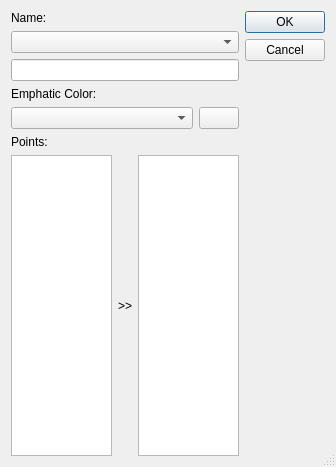
<?xml version="1.0" encoding="UTF-8"?>
<ui version="4.0">
 <class>Dialog</class>
 <widget class="QDialog" name="Dialog">
  <property name="geometry">
   <rect>
    <x>0</x>
    <y>0</y>
    <width>336</width>
    <height>467</height>
   </rect>
  </property>
  <property name="windowTitle">
   <string>Link</string>
  </property>
  <property name="windowIcon">
   <iconset resource="../icons.qrc">
    <normaloff>:/icons/link.png</normaloff>:/icons/link.png</iconset>
  </property>
  <property name="sizeGripEnabled">
   <bool>true</bool>
  </property>
  <property name="modal">
   <bool>true</bool>
  </property>
  <layout class="QHBoxLayout" name="horizontalLayout_4">
   <item>
    <layout class="QVBoxLayout" name="verticalLayout">
     <item>
      <widget class="QLabel" name="name_label">
       <property name="text">
        <string>Name:</string>
       </property>
      </widget>
     </item>
     <item>
      <widget class="QComboBox" name="name_box"/>
     </item>
     <item>
      <widget class="QLineEdit" name="name_edit">
       <property name="clearButtonEnabled">
        <bool>true</bool>
       </property>
      </widget>
     </item>
     <item>
      <widget class="QLabel" name="color_label">
       <property name="text">
        <string>Emphatic Color:</string>
       </property>
       <property name="alignment">
        <set>Qt::AlignLeading|Qt::AlignLeft|Qt::AlignTop</set>
       </property>
      </widget>
     </item>
     <item>
      <layout class="QHBoxLayout" name="horizontalLayout_2">
       <item>
        <widget class="QComboBox" name="color_box"/>
       </item>
       <item>
        <widget class="QPushButton" name="color_pick_button">
         <property name="sizePolicy">
          <sizepolicy hsizetype="Fixed" vsizetype="Fixed">
           <horstretch>0</horstretch>
           <verstretch>0</verstretch>
          </sizepolicy>
         </property>
        </widget>
       </item>
      </layout>
     </item>
     <item>
      <widget class="QLabel" name="points_label">
       <property name="text">
        <string>Points:</string>
       </property>
      </widget>
     </item>
     <item>
      <layout class="QHBoxLayout" name="horizontalLayout">
       <item>
        <widget class="QListWidget" name="noSelected">
         <property name="dragEnabled">
          <bool>true</bool>
         </property>
         <property name="dragDropMode">
          <enum>QAbstractItemView::DragDrop</enum>
         </property>
         <property name="defaultDropAction">
          <enum>Qt::MoveAction</enum>
         </property>
        </widget>
       </item>
       <item>
        <widget class="QLabel" name="label">
         <property name="text">
          <string>&gt;&gt;</string>
         </property>
        </widget>
       </item>
       <item>
        <widget class="QListWidget" name="selected">
         <property name="dragEnabled">
          <bool>true</bool>
         </property>
         <property name="dragDropMode">
          <enum>QAbstractItemView::DragDrop</enum>
         </property>
         <property name="defaultDropAction">
          <enum>Qt::MoveAction</enum>
         </property>
        </widget>
       </item>
      </layout>
     </item>
    </layout>
   </item>
   <item>
    <layout class="QVBoxLayout" name="verticalLayout_2">
     <item>
      <widget class="QDialogButtonBox" name="button_box">
       <property name="sizePolicy">
        <sizepolicy hsizetype="Fixed" vsizetype="Fixed">
         <horstretch>0</horstretch>
         <verstretch>0</verstretch>
        </sizepolicy>
       </property>
       <property name="orientation">
        <enum>Qt::Vertical</enum>
       </property>
       <property name="standardButtons">
        <set>QDialogButtonBox::Cancel|QDialogButtonBox::Ok</set>
       </property>
      </widget>
     </item>
     <item>
      <spacer name="verticalSpacer">
       <property name="orientation">
        <enum>Qt::Vertical</enum>
       </property>
       <property name="sizeHint" stdset="0">
        <size>
         <width>20</width>
         <height>40</height>
        </size>
       </property>
      </spacer>
     </item>
    </layout>
   </item>
  </layout>
 </widget>
 <resources>
  <include location="../icons.qrc"/>
 </resources>
 <connections>
  <connection>
   <sender>button_box</sender>
   <signal>accepted()</signal>
   <receiver>Dialog</receiver>
   <slot>accept()</slot>
   <hints>
    <hint type="sourcelabel">
     <x>248</x>
     <y>254</y>
    </hint>
    <hint type="destinationlabel">
     <x>157</x>
     <y>274</y>
    </hint>
   </hints>
  </connection>
  <connection>
   <sender>button_box</sender>
   <signal>rejected()</signal>
   <receiver>Dialog</receiver>
   <slot>reject()</slot>
   <hints>
    <hint type="sourcelabel">
     <x>316</x>
     <y>260</y>
    </hint>
    <hint type="destinationlabel">
     <x>286</x>
     <y>274</y>
    </hint>
   </hints>
  </connection>
 </connections>
</ui>
